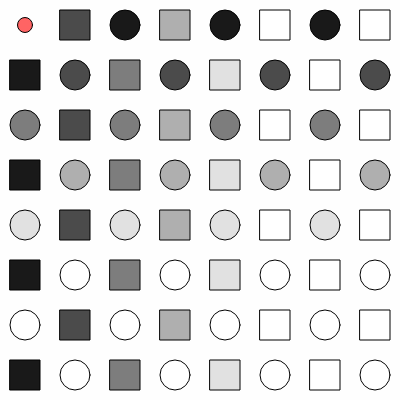
Frame 1 (no input)
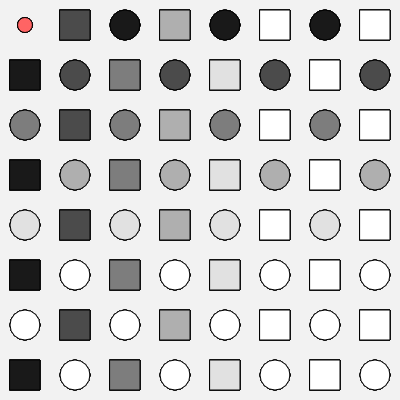
Frame 60 (no input)
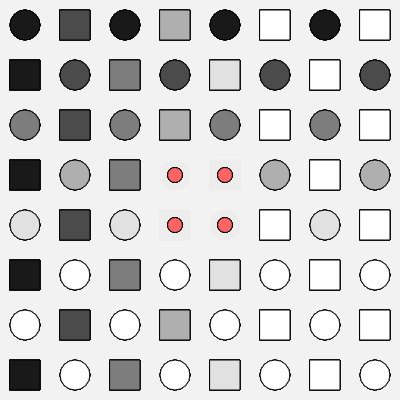
Frame 120 (the mouse pressed at the canvas centre since frame 60)

The p5.js sketch that drew these frames (run headless with seeded random() and noise() and a simulated clock; from frame 60 on, the mouse is pressed at the canvas centre):

// p5.js sketch
// ── sketch.js
// DM2008 — Activity 2b
// Pattern Making (40 min)
//
// Use a for loop to draw a repeating pattern of shapes.
// Add a condition to introduce variation, and one interaction that changes the rule.
//
// Stretch: try a second row, or turn your row into a 2D grid.
let startColour = 0;

function setup() {
  createCanvas(400, 400);
  rectMode(CENTER);
}

function draw() {
  background(240, 20);

  for (let x = 25; x < width; x += 50) {
    for (let y = 25; y < height; y += 50) {
      let d = dist(mouseX, mouseY, x, y);

      if (d < 60) {
        fill(255, 100, 100);
        ellipse(x, y, 15);
      } else if ((x + y) % 100 === 0) {
        fill(startColour + x);
        rect(x, y, 30, 30);
      } else {
        fill(startColour + y);
        ellipse(x, y, 30);
      }
    }
  }
}
